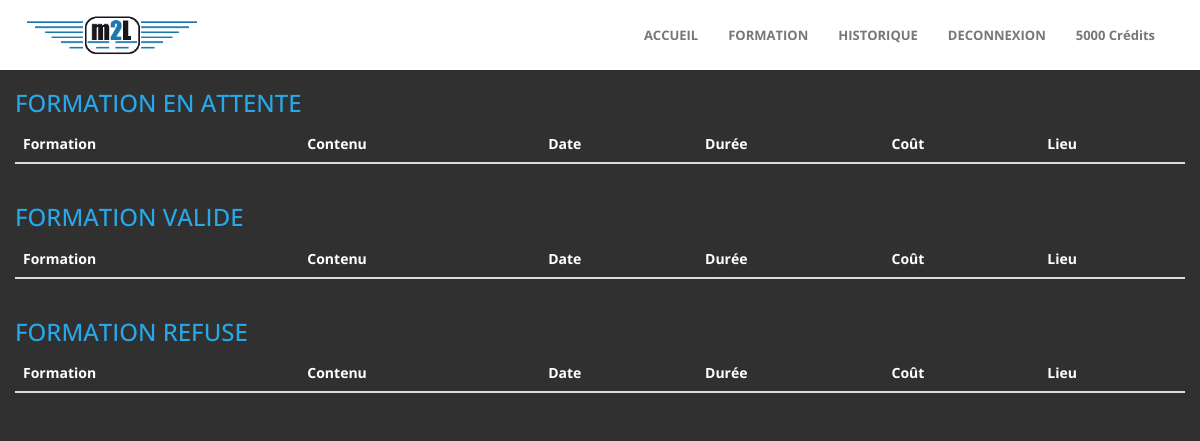
The app's page /accueil (signed in), older data.
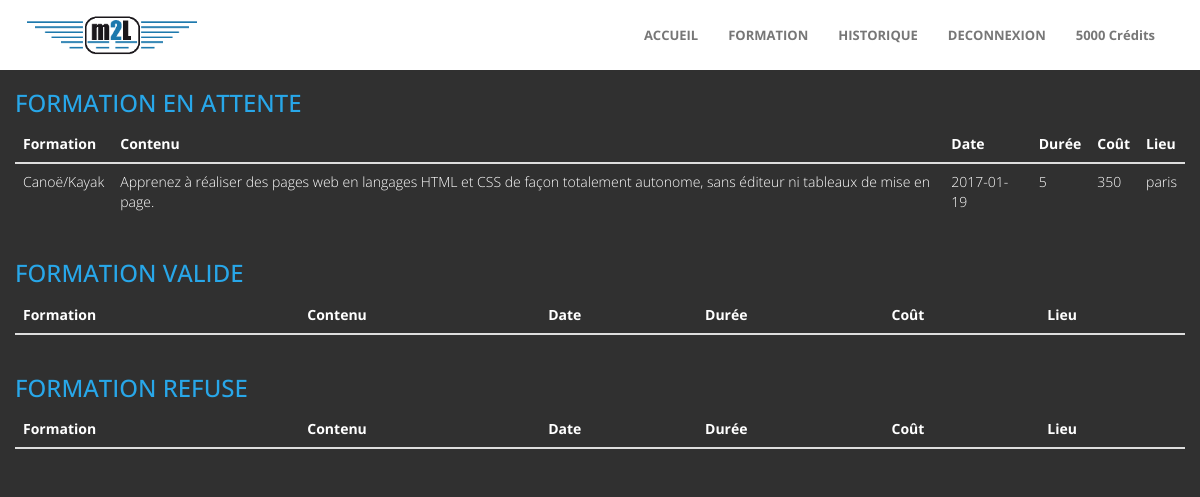
The same page, newer data.
### tables this page shows
CREATE TABLE `formation` (
  `id_f` int(11) NOT NULL,
  `titre` varchar(255) NOT NULL,
  `duree` int(11) NOT NULL,
  `cout` int(11) NOT NULL,
  `date_debut` date NOT NULL,
  `nb_place` int(11) NOT NULL,
  `contenu` text NOT NULL,
  `lieu` varchar(255) NOT NULL,
  `image` varchar(255) NOT NULL
);

### controllers/accueil.php (called while the page is built)
<?php
require "models/accueil.php";
require "views/accueil.php";
?>

### index.php (called while the page is built, shortened)
<?php
		include "controllers/".$_GET['p'].".php";
	require "views/layout.php";

### models/accueil.php (called while the page is built, shortened)
<?php
function getFormationEnAttente()
{
    $bdd = $GLOBALS['bdd'];
    $sql = "SELECT * FROM formation f, formation_suivi fs WHERE f.id_f = fs.id_f AND fs.valide = 0";
    $req = $bdd->query($sql);
    return $req;
};
?>

### views/accueil.php (the view, shortened to what this page needs)
<?php
 if (isset($_SESSION['connecte'])){
?>
    <body id="top">
           <?php
                if ($_SESSION['chef'] ==0){
            ?>
            <div class="container">
                <div class="row">
                    <h3 style="color: #28a7e9" class="wow bounceIn" data-wow-offset="50" data-wow-delay="0.3s">FORMATION EN ATTENTE</h3>
                    <table class="table">
                      <thead class="thead-inverse">
                        <tr>
                          <th>Formation</th>
                          <th>Contenu</th>
                          <th>Date</th>
                          <th>Durée</th>
                          <th>Coût</th>
                          <th>Lieu</th>
                        </tr>
                      </thead>
                      <tbody>
                <?php
                $req = getFormationEnAttente();
                while($donnee = $req->fetch())
                {
                ?>
                        <tr>
                          <td scope="row"><?php echo $donnee['titre'] ?></td>
                          <td scope="row"><?php echo $donnee['contenu'] ?></td>
                          <td scope="row"><?php echo $donnee['date_debut'] ?></td>
                          <td scope="row"><?php echo $donnee['duree'] ?></td>
                          <td scope="row"><?php echo $donnee['cout'] ?></td>
                          <td scope="row"><?php echo $donnee['lieu'] ?></td>
                        </tr>
        <?php
                }
            }
        ?>
                    </tbody>
                </table>
                </div>
            </div>
            <?php
                if ($_SESSION['chef'] ==0){
            ?>
            <div class="container">
                <div class="row">
                    <h3 style="color: #28a7e9" class="wow bounceIn" data-wow-offset="50" data-wow-delay="0.3s">FORMATION VALIDE</h3>
                    <table class="table">
                      <thead class="thead-inverse">
                        <tr>
                          <th>Formation</th>
                          <th>Contenu</th>
                          <th>Date</th>
                          <th>Durée</th>
                          <th>Coût</th>
                          <th>Lieu</th>
                        </tr>
                      </thead>
            <?php
                }
            ?>
                </table>
                </div>
            </div>
            <?php
                if ($_SESSION['chef'] ==0){
            ?>
            <div class="container">
                <div class="row">
                    <h3 style="color: #28a7e9" class="wow bounceIn" data-wow-offset="50" data-wow-delay="0.3s">FORMATION REFUSE</h3>
                    <table class="table">
                      <thead class="thead-inverse">
                        <tr>
                          <th>Formation</th>
                          <th>Contenu</th>
                          <th>Date</th>
                          <th>Durée</th>
                          <th>Coût</th>
                          <th>Lieu</th>
                        </tr>
                      </thead>
            <?php
                }
            ?>
                </table>
                </div>
            </div>
                </div>
            </div>
        </body>
        <?php
 }
?>

Row changes from the older to the newer data that the page shows:
added formation: titre "Canoë/Kayak", contenu "Apprenez à réaliser des pages web en langages HTML et CSS de façon totalement autonome, sans éditeur ni tableaux de mise en page.", date_debut "2017-01-19", duree "5", cout "350", lieu "paris"
